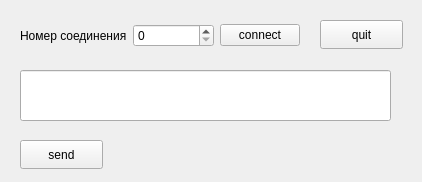
<?xml version="1.0" encoding="UTF-8"?>
<ui version="4.0">
 <class>Widget</class>
 <widget class="QWidget" name="Widget">
  <property name="geometry">
   <rect>
    <x>0</x>
    <y>0</y>
    <width>422</width>
    <height>182</height>
   </rect>
  </property>
  <property name="windowTitle">
   <string>Server</string>
  </property>
  <widget class="QPushButton" name="send">
   <property name="geometry">
    <rect>
     <x>20</x>
     <y>140</y>
     <width>83</width>
     <height>29</height>
    </rect>
   </property>
   <property name="text">
    <string>send</string>
   </property>
  </widget>
  <widget class="QLineEdit" name="msg">
   <property name="geometry">
    <rect>
     <x>20</x>
     <y>70</y>
     <width>371</width>
     <height>51</height>
    </rect>
   </property>
  </widget>
  <widget class="QPushButton" name="quit">
   <property name="geometry">
    <rect>
     <x>320</x>
     <y>20</y>
     <width>83</width>
     <height>29</height>
    </rect>
   </property>
   <property name="text">
    <string>quit</string>
   </property>
  </widget>
  <widget class="QWidget" name="layoutWidget">
   <property name="geometry">
    <rect>
     <x>20</x>
     <y>20</y>
     <width>280</width>
     <height>31</height>
    </rect>
   </property>
   <layout class="QHBoxLayout" name="horizontalLayout">
    <item>
     <widget class="QLabel" name="label">
      <property name="text">
       <string>Номер соединения</string>
      </property>
     </widget>
    </item>
    <item>
     <widget class="QSpinBox" name="door"/>
    </item>
    <item>
     <widget class="QPushButton" name="connect">
      <property name="enabled">
       <bool>true</bool>
      </property>
      <property name="text">
       <string>connect</string>
      </property>
      <property name="autoDefault">
       <bool>false</bool>
      </property>
     </widget>
    </item>
   </layout>
  </widget>
 </widget>
 <resources/>
 <connections/>
</ui>
